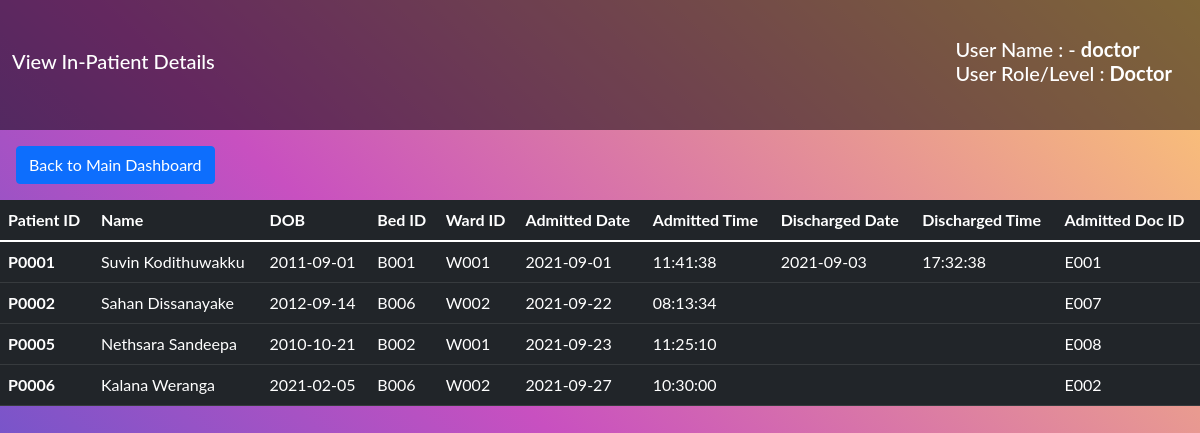
The page /doctor/read1.php (signed in) on the database its author committed.
### tables this page shows
CREATE TABLE `In_Patient` (
  `Patient_ID` varchar(10) NOT NULL,
  `DOB` date NOT NULL,
  `Bed_ID` varchar(10) NOT NULL,
  `Ward_ID` varchar(10) NOT NULL,
  `Admitted_Time` time NOT NULL,
  `Admitted_Date` date NOT NULL,
  `Discharged_Date` date DEFAULT NULL,
  `Discharged_Time` time DEFAULT NULL,
  `Admitted_Doc_No` varchar(10) NOT NULL
);

CREATE TABLE `Patient` (
  `Patient_ID` varchar(10) NOT NULL,
  `Name` varchar(50) NOT NULL,
  `Type` varchar(25) NOT NULL
);

### doctor/read1.php (the view, shortened to what this page needs)
<!doctype html>
<html lang="en">
<?php
require_once ("../include/database.php");
$username = "doctor";
$password = "doctor123";
$conn = user_connect($username,$password);
$sql = "SELECT In_Patient.*, Patient.Name FROM `In_Patient` INNER JOIN Patient ON Patient.Patient_ID = In_Patient.Patient_ID;";
$result = $conn->query($sql);
if($result){
echo('
<div class="table-responsive-sm">
<table class="table table-dark">
  <thead>
    <tr>
      <th scope="col">Patient ID</th>
      <th scope="col">Name</th>
      <th scope="col">DOB</th>
      <th scope="col">Bed ID</th>
      <th scope="col">Ward ID</th>
      <th scope="col">Admitted Date</th>
      <th scope="col">Admitted Time</th>
      <th scope="col">Discharged Date</th>
      <th scope="col">Discharged Time</th>
      <th scope="col">Admitted Doc ID</th>
    </tr>
  </thead><tbody>');
if ($result->num_rows > 0) {
    while ($row = $result->fetch_assoc()) {
        echo('
    <tr>
      <th scope="row">' . $row['Patient_ID'] . '</th>
      <td>' . $row['Name'] . '</td>
      <td>' . $row['DOB'] . '</td>
      <td>' . $row['Bed_ID'] . '</td>
      <td>' . $row['Ward_ID'] . '</td>
      <td>' . $row['Admitted_Date'] . '</td>
      <td>' . $row['Admitted_Time'] . '</td>
      <td>' . $row['Discharged_Date'] . '</td>
      <td>' . $row['Discharged_Time'] . '</td>
      <td>' . $row['Admitted_Doc_No'] . '</td>
    </tr>');
    }
    echo('</tbody>
</table>
</div>');
}else {
        echo ("<br><div class=\"alert alert-danger d-flex align-items-center\" role=\"alert\"><svg class=\"bi flex-shrink-0 me-2\" width=\"24\" height=\"24\" role=\"img\" aria-label=\"Danger:\"><use xlink:href=\"#exclamation-triangle-fill\"/></svg><div>No Record Found!</div></div><br>");
    }
}else{
    $mysql_error=mysqli_error($conn);
    echo '<script type="text/javascript">
        let x="'.$mysql_error.'";
        openRed(x);
        </script>';
}
?>
</html>

### assests/style.css (style rules this page uses)
#dtHorizontalExample th, td { white-space: nowrap; }

### rows shown on the page
in_patient: Patient_ID "P0001", Patient_ID.Name "Suvin Kodithuwakku", DOB "2011-09-01", Bed_ID "B001", Ward_ID "W001", Admitted_Date "2021-09-01", Admitted_Time "11:41:38", Discharged_Date "2021-09-03", Discharged_Time "17:32:38", Admitted_Doc_No "E001"
in_patient: Patient_ID "P0002", Patient_ID.Name "Sahan Dissanayake", DOB "2012-09-14", Bed_ID "B006", Ward_ID "W002", Admitted_Date "2021-09-22", Admitted_Time "08:13:34", Admitted_Doc_No "E007"
in_patient: Patient_ID "P0005", Patient_ID.Name "Nethsara Sandeepa", DOB "2010-10-21", Bed_ID "B002", Ward_ID "W001", Admitted_Date "2021-09-23", Admitted_Time "11:25:10", Admitted_Doc_No "E008"
in_patient: Patient_ID "P0006", Patient_ID.Name "Kalana Weranga", DOB "2021-02-05", Bed_ID "B006", Ward_ID "W002", Admitted_Date "2021-09-27", Admitted_Time "10:30:00", Admitted_Doc_No "E002"

### other values the page prints
$msg "View In-Patient Details"
$username "doctor"
$usertype "Doctor"
